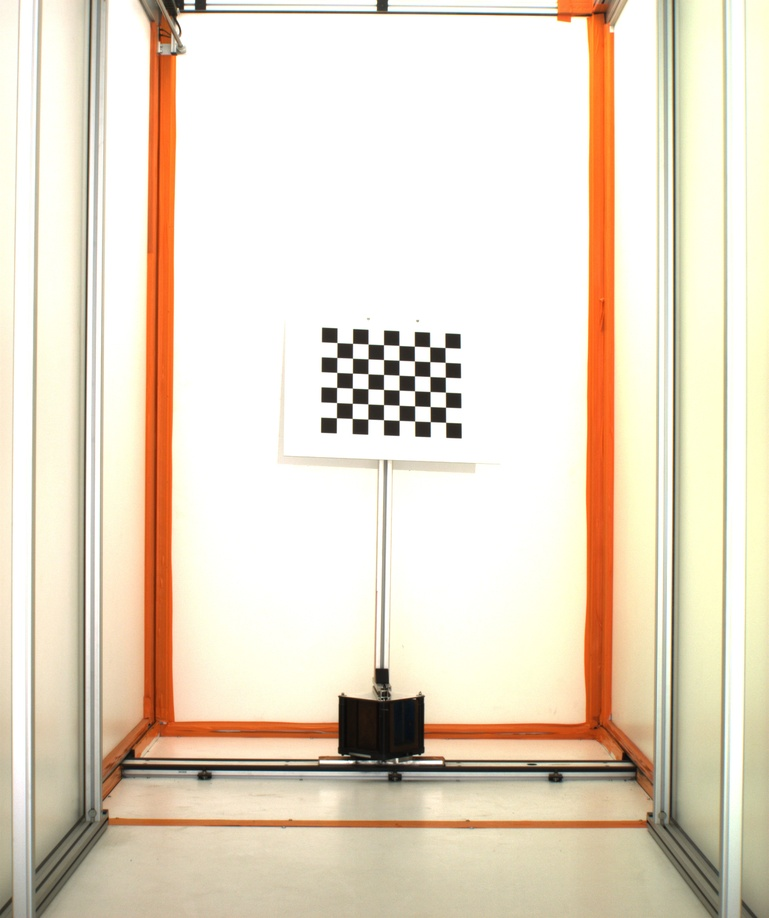
#> input picture examples/data/plant_1/chessboard/side/42.jpg, 769 x 918 px, shrunk from 2056 x 2454 before the run
$ python -i morphology.py   (imports and definitions only)
#> lines starting #> are read from the running program, lines starting #| are printed output that depends on the picture
# -*- python -*-
#
#       Copyright INRIA - CIRAD - INRA
#
#       Distributed under the Cecill-C License.
#       See accompanying file LICENSE.txt or copy at
#           http://www.cecill.info/licences/Licence_CeCILL-C_V1-en.html
#
# ==============================================================================
"""
Post-processing algorithms to improve binarization of an image
"""

# ==============================================================================


import numpy
import skimage


# ==============================================================================


def dilate_erode(binary_image, kernel_shape=(2, 2), iterations=1, mask=None):
    """
    Applied a morphology (dilate & erode) on binary_image on a ROI.

    Parameters
    ----------
    binary_image : numpy.ndarray
        2-D array

    kernel_shape: (N, M) of integers, optional
        kernel shape of (dilate & erode) applied to binary_image

    iterations: int, optional
        number of successive iteration of (dilate & erode)

    mask : numpy.ndarray, optional
        Array of same shape as `image`. Only points at which mask == True
        will be processed.

    Returns
    -------
    out : numpy.ndarray
        Binary Image
    """
    # ==========================================================================
    # Check Parameters
    if not isinstance(binary_image, numpy.ndarray):
        raise TypeError("binary_image must be a numpy.ndarray")

    if binary_image.ndim != 2:
        raise ValueError("image must be 2D array")

    if mask is not None:
        if not isinstance(mask, numpy.ndarray):
            raise TypeError("mask must be a numpy.ndarray")
        if mask.ndim != 2:
            raise ValueError("mask must be 2D array")
    # ==========================================================================

    if mask is not None:
        out = numpy.bitwise_and(binary_image, mask)
    else:
        out = binary_image.copy()

    element = numpy.pad(numpy.array([[0, 1, 0], [1, 1, 1], [0, 1, 0]]), kernel_shape)
    for _ in range(iterations):
        out = skimage.morphology.dilation(out, element)
    for _ in range(iterations):
        out = skimage.morphology.erosion(out, element)

    if mask is not None:
        res = numpy.subtract(binary_image, mask)
        out = numpy.add(res, out)

    return out


# [105 lines left out: functions erode_dilate, close, not called in this run]

>>> import cv2
>>> picture = cv2.imread('../../../../examples/data/plant_1/chessboard/side/42.jpg', cv2.IMREAD_GRAYSCALE)
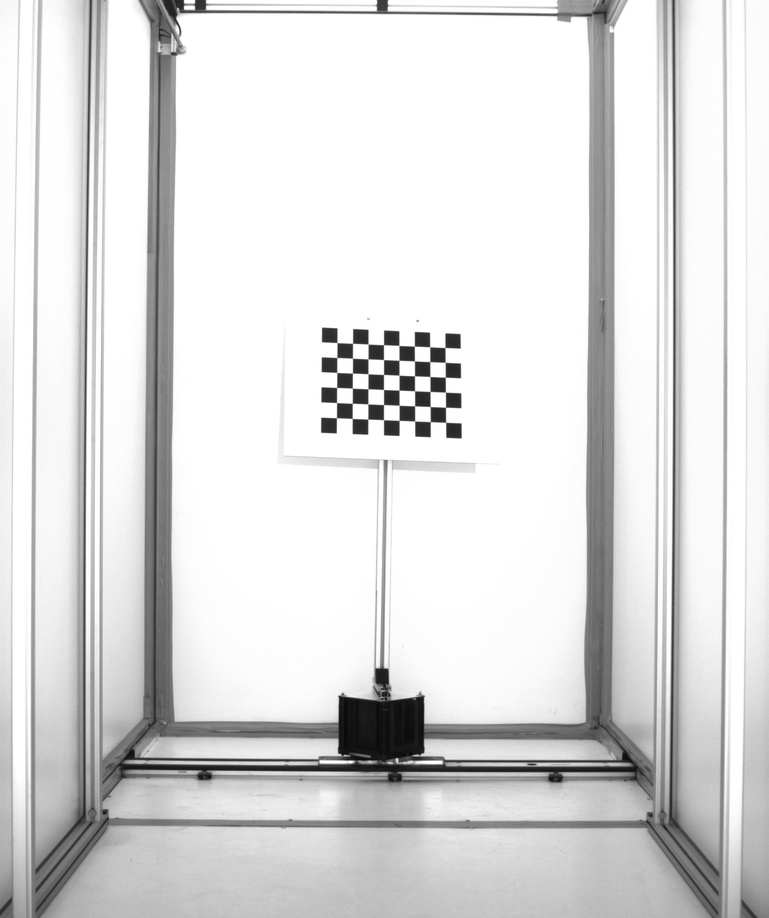
#> picture: shape (918, 769); min 8, max 255, mean 220.4
>>> result = dilate_erode(picture)
#> the loop in dilate_erode, `for _ in range(iterations):` made 1 pass
#> pass 1, in dilate_erode, `out = skimage.morphology.dilation(out, element)`:
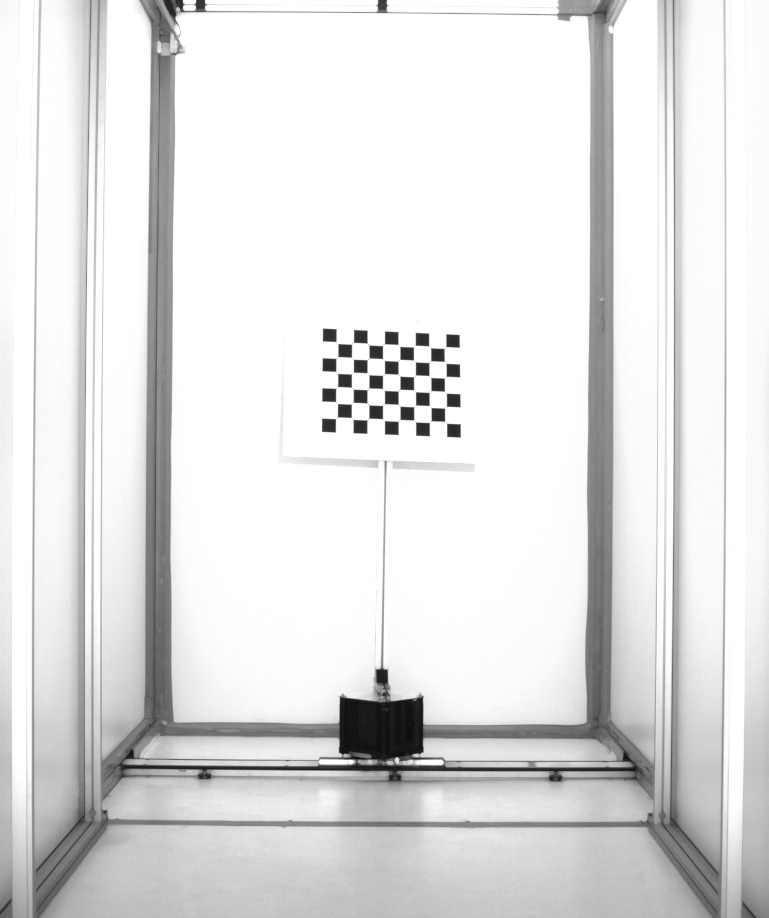
#> out: shape (918, 769); min 11, max 255, mean 225.5
